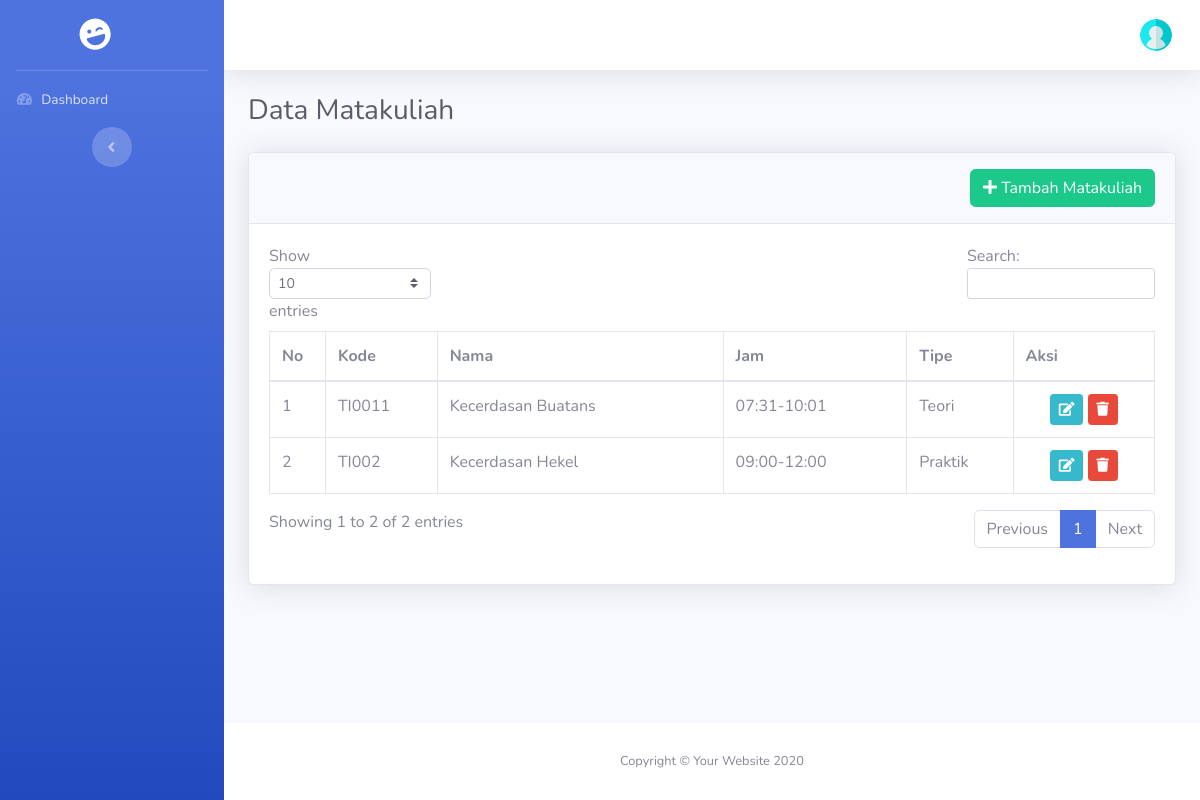
The app's page /index.php/admin/matakuliah, older data.
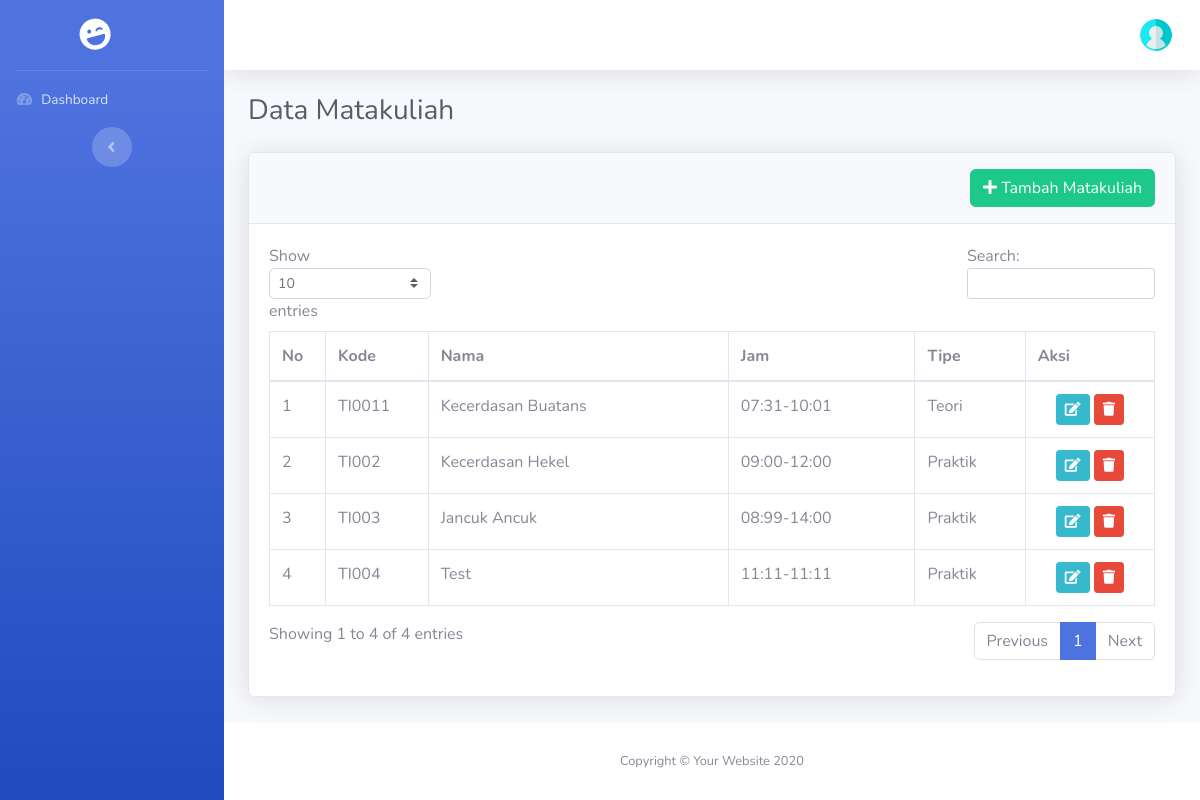
The same page, newer data.
### tables this page shows
CREATE TABLE `matakuliah` (
  `id` bigint(20) NOT NULL,
  `kode_matkul` varchar(255) NOT NULL,
  `nama` varchar(255) NOT NULL,
  `status` enum('aktif','tidak') NOT NULL,
  `jam_mulai` varchar(20) NOT NULL,
  `jam_selesai` varchar(20) NOT NULL,
  `kelas` int(11) NOT NULL,
  `sks` int(11) NOT NULL,
  `tipe` enum('teori','praktik','praktikum') NOT NULL
);

### application/controllers/Admin.php (called while the page is built, shortened)
<?php
class Admin extends CI_Controller
{
    function __construct()
    {
        $this->load->Model('M_admin','mod');
    }
    public function matakuliah()
    {
        $data['halaman']    = "Data Matakuliah";
        $data['matakuliah']  = $this->mod->m_get_all_matakuliah();
        $this->load->view('head.php', $data);
        $this->load->view('sidebar.php');
        $this->load->view('header.php');
        $this->load->view('admin/matakuliah/index.php', $data);
        $this->load->view('footer.php');
    }
}

### index.php (called while the page is built, shortened)
<?php
require_once BASEPATH.'core/CodeIgniter.php';

### application/models/M_admin.php (called while the page is built, shortened)
<?php
Class M_admin extends CI_Model
{
    public function m_get_all_matakuliah()
    {
        $this->db->select()
            ->from('matakuliah');
        $query = $this->db->get_compiled_select();
        $data  = $this->db->query($query)->result_array();
        return $data;
    }
}

### application/views/admin/matakuliah/index.php (the view, shortened to what this page needs)
<div class="container-fluid">
    <h1 class="h3 mb-4 text-gray-800">Data Matakuliah</h1>
    <div class="card shadow mb-4">
        <div class="card-header py-3">
            <a href="<?php echo base_url('admin/tambah_matakuliah')?>" class="btn btn-success float-right" ><i class="fas fa-plus"></i>&nbsp;Tambah Matakuliah</a>
        </div>
        <div class="card-body">
            <div class="table-responsive">
                <table class="table table-bordered" id="dataTable" width="100%" cellspacing="0">
                    <thead>
                        <tr>
                            <th>No</th>
                            <th>Kode</th>
                            <th>Nama</th>
                            <th>Jam</th>
                            <th>Tipe</th>
                            <th>Aksi</th>
                        </tr>
                    </thead>
                    <tbody>
                        <?php
                            $i = 1;
                            foreach($matakuliah as $mat):?>
                            <tr>
                                <td><?php echo $i;?></td>
                                <td><?php echo $mat['kode_matkul'];?></td>
                                <td><?php echo $mat['nama'];?></td>
                                <td><?php echo $mat['jam_mulai']."-".$mat['jam_selesai'];?></td>
                                <td><?php echo ucwords($mat['tipe']);?></td>
                                <td class="text-center">
                                    <a href="<?php echo base_url('admin/edit_matakuliah/').$mat['id']?>" class="btn btn-info btn-sm"><i class="fas fa-edit"></i></a>
                                    <a href="<?php echo base_url('admin/hapus_matakuliah/').$mat['id']?>" class="btn btn-danger btn-sm"><i class="fas fa-trash"></i></a>
                                </td>
                            </tr>
                        <?php
                            $i++;
                            endforeach;?>
                    </tbody>
                </table>
            </div>
        </div>
    </div>
</div>

Row changes from the older to the newer data that the page shows:
added matakuliah: kode_matkul "TI003", nama "Jancuk Ancuk", jam_mulai "08:99", jam_selesai "14:00", tipe "Praktik"
added matakuliah: kode_matkul "TI004", nama "Test", jam_mulai "11:11", jam_selesai "11:11", tipe "Praktik"
Text that changed along with them:
text written by a page script: "Show entries Search: Showing 1 to 2 of 2 entries Previous 1 Next" → "Show entries Search: Showing 1 to 4 of 4 entries Previous 1 Next"
